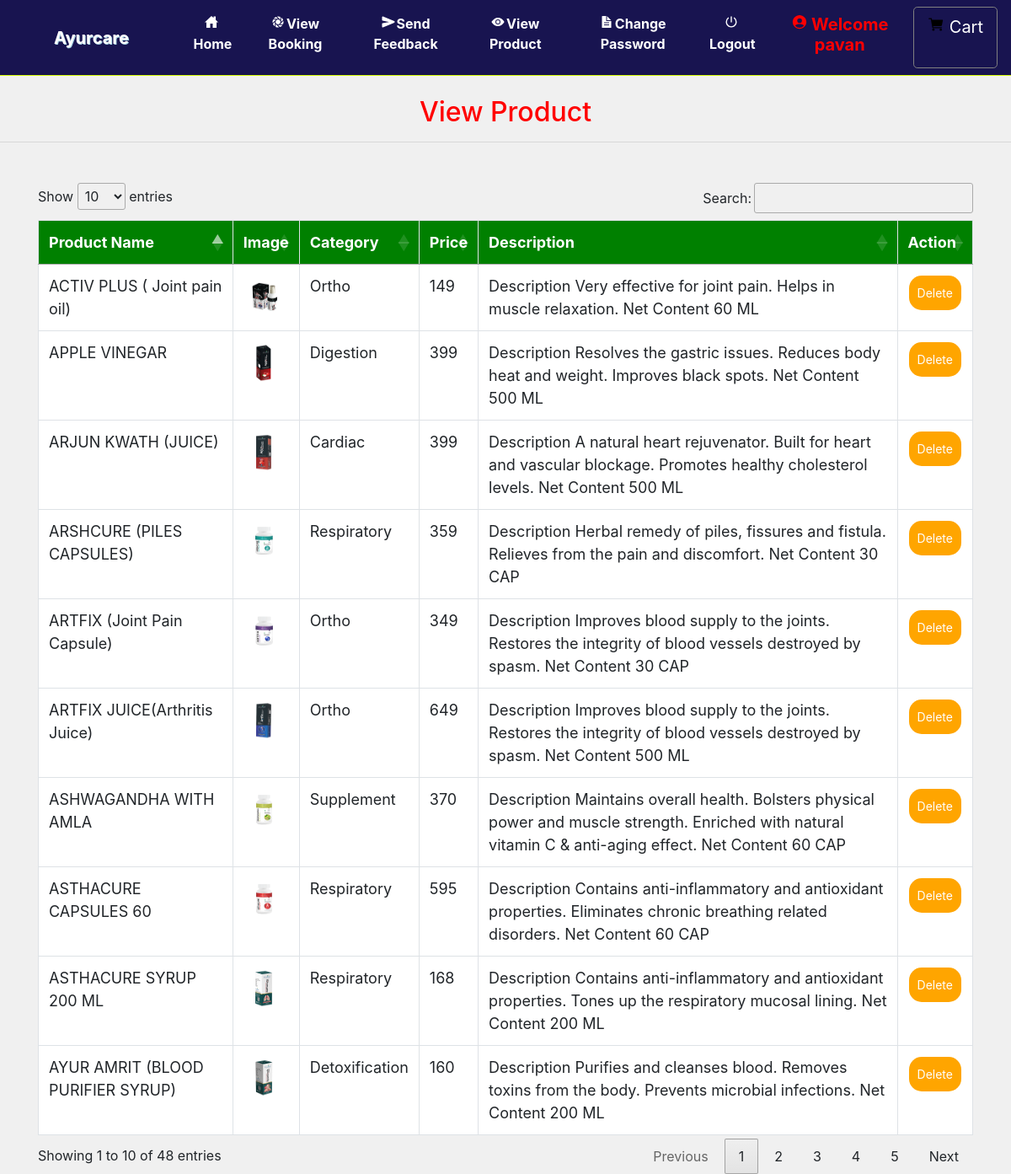
The page /admin_view_product (signed in) on the database its author committed.
### ayurcare/models.py (models this page shows, shortened)
class Product(models.Model):
    category = models.ForeignKey(Category, on_delete=models.CASCADE, null=True)
    image = models.FileField(null=True)
    name = models.CharField(max_length=30, null=True)
    price = models.IntegerField(null=True)
    desc = models.TextField(null=True)

class Category(models.Model):
    name = models.CharField(max_length=30, null=True)

### ayurcare/views.py (the view)
# urls.py: path('admin_view_product', Admin_View_product, name='admin_view_product'),
def Admin_View_product(request):
    if not request.user.is_authenticated:
        return redirect('login_admin')
    pro = Product.objects.all()
    d = {'pro':pro}
    return render(request,'admin_view_product.html',d)

### ayurcare/templates/admin_view_product.html (shortened to what this page needs)
{% extends 'navigation.html' %}
{% block body %}
<center><h2 style="color:red;margin-top:2%">View Product</h2></center><hr>
 <div class="container" style="margin-top:4%">
<table class="table table-bordered" id="myTable">
  <thead>
  <tr>
    <th>Product Name</th>
    <th>Image</th>
      <th> Category</th>
    <th>Price</th>
       <th> Description</th>
    <th>Action</th>
  </tr>
  </thead>
   <tbody>
    {% for i in pro %}
  <tr>
    <td>{{i.name}}</td>
    <td><img src="{{i.image.url}}" style="width:50px;height:50px"></td>
      <td>{{i.category.name}}</td>
      <td>{{i.price}}</td>
      <td>{{i.desc}}</td>
    <td><a href="{% url 'delete_product' i.id %}" onclick="return confirm('Are you sure?')"><button class="button button1">Delete</button></a></td>
  </tr>
    {% endfor %}
    </tbody>
</table>
 </div>
{% endblock %}

### ayurcare/templates/navigation.html (shortened to what this page needs)
<!DOCTYPE html>
<html lang="en">
<head>
    {% load static %}
     <link rel="stylesheet" href="https://maxcdn.bootstrapcdn.com/bootstrap/4.0.0/css/bootstrap.min.css">
  <link rel = stylesheet href = "//cdn.datatables.net/1.10.19/css/jquery.dataTables.min.css">
<link rel="stylesheet" href="https://cdnjs.cloudflare.com/ajax/libs/font-awesome/4.7.0/css/font-awesome.min.css">
</head>
<body style="background-color:rgb(240, 240, 240)">
<nav class="navbar navbar-expand-sm" style = "background-color : #181450 ; border-bottom:1px solid #d7fc06">
  <a class="navbar-brand pl-5" href="#" style="color:white ; font-weight : bold">Ayurcare</a>
<div class="collapse navbar-collapse" id="collapsibleNavbar">
  <ul class="navbar-nav pl-5 text-center">
    {% if request.user.username %}
    {% if not request.user.is_staff %}
    <li class="nav-item">
      <a class="nav-link" href="{% url 'home' %}" style="color:white"><ion-icon style="margin-right:2px" name="home-sharp"></ion-icon>Home</a>
    </li>
    <li class="nav-item">
      <a class="nav-link" href="{% url 'view_booking' %}" style="color:white"><ion-icon style="margin-right:2px" name="aperture"></ion-icon>View Booking</a>
    </li>
    <li class="nav-item">
      <a class="nav-link" href="{% url 'send_feedback' request.user.id %}" style="color:white"><ion-icon style="margin-right:2px" name="send"></ion-icon>Send Feedback</a>
    </li>
    <li class="nav-item">
      <a class="nav-link" href="{% url 'view_product' 0 %}" style="color:white"><ion-icon style="margin-right:2px" name="eye"></ion-icon>View Product</a>
    </li>
    <li class="nav-item">
      <a class="nav-link" href="{% url 'change_password' %}" style="color:white"><ion-icon style="margin-right:2px" name="document-text-sharp"></ion-icon>Change Password</a>
    </li>
    {% endif %}
    {% endif %}
    {% if request.user.is_authenticated %}
    <a class="nav-link" href="{% url 'logout' %}" style="color:white"><ion-icon style="margin-right:2px" name="power-sharp"></ion-icon>Logout</a>
    {% if not request.user.is_staff %}
    <li class="nav-item">
      <a href="{% url 'profile' %}"><h5 class="nav-link" style="color:red"><ion-icon style="margin-right:4px;color:#FF0000" name="person-circle-sharp"></ion-icon>Welcome {{request.user.username}}</h5>
      </a></li>
    {% else %}
    <li class="nav-item">
      <h5  class="nav-link" style="color:#91DE00"><ion-icon style="margin-right:4px;color:#91DE00" name="person-circle-sharp"></ion-icon>Welcome {{request.user.username}}</h5>
    </li>
    {% endif %}
    {% endif %}
    {% if not request.user.is_staff %}
    {% if request.user.username %}
      <a href="{% url 'cart' %}" style="border:1px solid gray" class="btn btn-default btn-lg text-dark text-capitalize">
        <ion-icon style="color:black;margin-top:2%" name="cart"></ion-icon><span style="margin-left:6px;margin-top:2%;color:white">Cart</span></a></center>
{% endif %}
    {% endif %}
    </ul>
</div>
</nav>
{% block body %}
{% endblock %}
</body></html>

### ayurcare/templates/navigation.html (style rules this page uses)
* { box-sizing: border-box; }
#myTable { border-collapse: collapse; width: 100%; border: 1px solid #ddd; font-size: 18px; }
#myTable th { text-align: left; padding: 12px; background-color: green; color: white; }
#myTable td { text-align: left; padding: 12px; background-color: white; }
#myTable tr { border-bottom: 1px solid #ddd; }
.button { background-color: orange; border: none; color: white; padding: 10px; text-align: center; text-decoration: none; display: inline-block; font-size: 14px; margin: 1px 1px; cursor: pointer; }
.button1 { border-radius: 15px; }
.nav-link { font-weight:bold; }
.navbar-brand { text-shadow: 1px 1px lightblue; }

### rows shown on the page
Product: name "APPLE VINEGAR", image (picture), category.name "Digestion", price "399", desc "Description Resolves the gastric issues. Reduces body heat and weight. Improves black spots. Net Content 500 ML"
Product: name "AYUR AMRIT (BLOOD PURIFIER SYRUP)", image (picture), category.name "Detoxification", price "160", desc "Description Purifies and cleanses blood. Removes toxins from the body. Prevents microbial infections. Net Content 200 ML"
Product: name "ARTFIX JUICE(Arthritis Juice)", image (picture), category.name "Ortho", price "649", desc "Description Improves blood supply to the joints. Restores the integrity of blood vessels destroyed by spasm. Net Content 500 ML"
Product: name "ARTFIX (Joint Pain Capsule)", image (picture), category.name "Ortho", price "349", desc "Description Improves blood supply to the joints. Restores the integrity of blood vessels destroyed by spasm. Net Content 30 CAP"
Product: name "ACTIV PLUS ( Joint pain oil)", image (picture), category.name "Ortho", price "149", desc "Description Very effective for joint pain. Helps in muscle relaxation. Net Content 60 ML"
Product: name "ARSHCURE (PILES CAPSULES)", image (picture), category.name "Respiratory", price "359", desc "Description Herbal remedy of piles, fissures and fistula. Relieves from the pain and discomfort. Net Content 30 CAP"
Product: name "ASTHACURE CAPSULES 60", image (picture), category.name "Respiratory", price "595", desc "Description Contains anti-inflammatory and antioxidant properties. Eliminates chronic breathing related disorders. Net Content 60 CAP"
Product: name "ASTHACURE SYRUP 200 ML", image (picture), category.name "Respiratory", price "168", desc "Description Contains anti-inflammatory and antioxidant properties. Tones up the respiratory mucosal lining. Net Content 200 ML"
Product: name "ASHWAGANDHA WITH AMLA", image (picture), category.name "Supplement", price "370", desc "Description Maintains overall health. Bolsters physical power and muscle strength. Enriched with natural vitamin C & anti-aging effect. Net Content 60 CAP"
Product: name "ARJUN KWATH (JUICE)", image (picture), category.name "Cardiac", price "399", desc "Description A natural heart rejuvenator. Built for heart and vascular blockage. Promotes healthy cholesterol levels. Net Content 500 ML"

### other values the page prints
{{ request.user.username }} "pavan"
